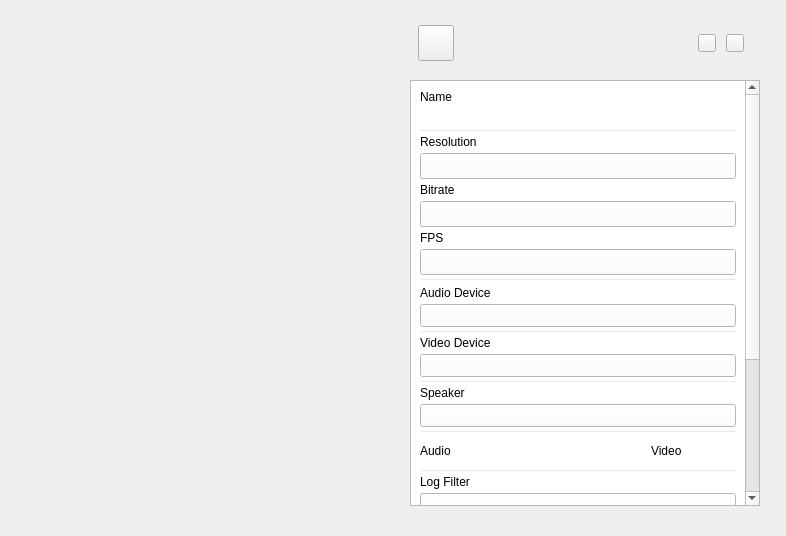
<?xml version="1.0" encoding="UTF-8"?>
<ui version="4.0">
 <class>AVDevice</class>
 <widget class="QMainWindow" name="AVDevice">
  <property name="geometry">
   <rect>
    <x>0</x>
    <y>0</y>
    <width>786</width>
    <height>536</height>
   </rect>
  </property>
  <property name="windowTitle">
   <string>MainWindow</string>
  </property>
  <property name="styleSheet">
   <string notr="true"/>
  </property>
  <widget class="QWidget" name="centralwidget">
   <property name="whatsThis">
    <string/>
   </property>
   <property name="autoFillBackground">
    <bool>false</bool>
   </property>
   <property name="styleSheet">
    <string notr="true">QWidget#centralwidget {
image: url(:/uiresource/OVC-win-config.png);
}</string>
   </property>
   <widget class="QPushButton" name="btn_back">
    <property name="geometry">
     <rect>
      <x>418</x>
      <y>25</y>
      <width>36</width>
      <height>36</height>
     </rect>
    </property>
    <property name="styleSheet">
     <string notr="true">QPushButton:!hover {
width:36px;
height:36px;
border-image: url(:/uiresource/icon-back.png);
image: url(:/uiresource/icon-back.png);
}
QPushButton:hover{
width:36px;
height:36px;
border-image: url(:/uiresource/icon-back hover.png);
image: url(:/uiresource/icon-back hover.png);
}</string>
    </property>
    <property name="text">
     <string/>
    </property>
   </widget>
   <widget class="QPushButton" name="btn_min">
    <property name="geometry">
     <rect>
      <x>698</x>
      <y>34</y>
      <width>18</width>
      <height>18</height>
     </rect>
    </property>
    <property name="styleSheet">
     <string notr="true">QPushButton:!hover {
image: url(:/uiresource/icon-min default.png);
border-image: url(:/uiresource/icon-min default.png);
}

QPushButton:hover {
image: url(:/uiresource/icon-min hover.png);
border-image: url(:/uiresource/icon-min hover.png);
}</string>
    </property>
    <property name="text">
     <string/>
    </property>
   </widget>
   <widget class="QPushButton" name="btn_close">
    <property name="geometry">
     <rect>
      <x>726</x>
      <y>34</y>
      <width>18</width>
      <height>18</height>
     </rect>
    </property>
    <property name="styleSheet">
     <string notr="true">QPushButton:!hover {
image: url(:/uiresource/icon-close default.png);
border-image: url(:/uiresource/icon-close default.png);
}

QPushButton:hover {
image: url(:/uiresource/icon-close hover.png);
border-image: url(:/uiresource/icon-close hover.png);
}</string>
    </property>
    <property name="text">
     <string/>
    </property>
   </widget>
   <widget class="QTextEdit" name="text_name">
    <property name="enabled">
     <bool>true</bool>
    </property>
    <property name="geometry">
     <rect>
      <x>425</x>
      <y>103</y>
      <width>317</width>
      <height>22</height>
     </rect>
    </property>
    <property name="styleSheet">
     <string notr="true">border-image: url(:/uiresource/edit1.png);
font-size:16px;
font-family:HelveticaNeue;
color:rgba(51,51,51,1);
line-height:18px;</string>
    </property>
   </widget>
   <widget class="QScrollArea" name="scrollArea">
    <property name="geometry">
     <rect>
      <x>410</x>
      <y>80</y>
      <width>350</width>
      <height>426</height>
     </rect>
    </property>
    <property name="styleSheet">
     <string notr="true">QScrollArea{
	background-color: rgb(255, 255, 255);
    border:none;
};</string>
    </property>
    <property name="frameShadow">
     <enum>QFrame::Plain</enum>
    </property>
    <property name="horizontalScrollBarPolicy">
     <enum>Qt::ScrollBarAlwaysOff</enum>
    </property>
    <property name="widgetResizable">
     <bool>true</bool>
    </property>
    <property name="alignment">
     <set>Qt::AlignLeading|Qt::AlignLeft|Qt::AlignTop</set>
    </property>
    <widget class="QWidget" name="scrollAreaWidgetContents">
     <property name="geometry">
      <rect>
       <x>0</x>
       <y>0</y>
       <width>324</width>
       <height>722</height>
      </rect>
     </property>
     <property name="styleSheet">
      <string notr="true">background-color: rgb(255, 255, 255);</string>
     </property>
     <layout class="QVBoxLayout" name="verticalLayout">
      <property name="spacing">
       <number>4</number>
      </property>
      <item>
       <layout class="QVBoxLayout" name="verticalLayoutName">
        <item>
         <widget class="QLabel" name="label_Name">
          <property name="styleSheet">
           <string notr="true">QLabel{
font-family: &quot;Arial&quot;; 
font-size: 12px; 
color:rgb(144,144,144);
};</string>
          </property>
          <property name="text">
           <string>Name</string>
          </property>
         </widget>
        </item>
        <item>
         <widget class="QLabel" name="lb_channel">
          <property name="font">
           <font>
            <family>HelveticaNeue</family>
            <pointsize>-1</pointsize>
           </font>
          </property>
          <property name="styleSheet">
           <string notr="true">border-image: url(:/uiresource/edit1.png);
image: url(:/uiresource/edit1.png);
font-size:16px;
font-family:HelveticaNeue;
color:rgba(51,51,51,1);
line-height:18px;</string>
          </property>
          <property name="text">
           <string/>
          </property>
         </widget>
        </item>
       </layout>
      </item>
      <item>
       <widget class="Line" name="line_Name">
        <property name="minimumSize">
         <size>
          <width>0</width>
          <height>1</height>
         </size>
        </property>
        <property name="maximumSize">
         <size>
          <width>16777215</width>
          <height>1</height>
         </size>
        </property>
        <property name="styleSheet">
         <string notr="true">border-top: 1px solid rgb(234, 234, 234);</string>
        </property>
        <property name="frameShadow">
         <enum>QFrame::Plain</enum>
        </property>
        <property name="orientation">
         <enum>Qt::Horizontal</enum>
        </property>
       </widget>
      </item>
      <item>
       <layout class="QVBoxLayout" name="verticalLayoutResolution">
        <item>
         <widget class="QLabel" name="label_3">
          <property name="styleSheet">
           <string notr="true">QLabel{
font-family: &quot;Arial&quot;; 
font-size: 12px;
color:rgb(144,144,144);
};</string>
          </property>
          <property name="text">
           <string>Resolution</string>
          </property>
         </widget>
        </item>
        <item>
         <widget class="QComboBox" name="cb_solution">
          <property name="font">
           <font>
            <family>微软雅黑</family>
            <pointsize>-1</pointsize>
           </font>
          </property>
          <property name="styleSheet">
           <string notr="true">QComboBox {
font-family: &quot;微软雅黑&quot;; 
font-size: 13px; 
padding: 3px 0x 3px 5px;
border-image: url(:/uiresource/box-01.png);
}

QComboBox:hover {
font-family: &quot;微软雅黑&quot;; 
font-size: 13px; 
padding: 3px 0x 3px 5px;
border-image: url(:/uiresource/box-01.png);
}

QComboBox:pressed {
font-family: &quot;微软雅黑&quot;; 
font-size: 13px; 
padding: 3px 0x 3px 5px;
border-image: url(:/uiresource/box-01.png);
}

QComboBox::drop-down {
subcontrol-origin: padding; 
subcontrol-position: top right; width: 30 px; 
border: 0px;
}

QComboBox::down-arrow::!on {
image: url(:/uiresource/dropdow-01.png);
}
QComboBox::down-arrow::hover {
image: url(:/uiresource/dropdown-02.png);
}
QComboBox::down-arrow::on {
image: url(:/uiresource/dropdown-03.png);
}

QListView {
font-family: &quot;微软雅黑&quot;; 
font-size: 13px; 
outline: 0px;
background-image: url(:/uiresource/list.png);
border-image: url(:/uiresource/list.png);
image: url(:/uiresource/list.png);
}

QListView::item {
padding: 3px 0x 3px 5px; 
border-width: 0px;
}

QListView::item:selected {
background-color: rgb(74, 144, 226);
}

</string>
          </property>
         </widget>
        </item>
        <item>
         <layout class="QVBoxLayout" name="verticalLayoutBitrate">
          <item>
           <widget class="QLabel" name="label_13">
            <property name="styleSheet">
             <string notr="true">QLabel{
font-family: &quot;Arial&quot;; 
font-size: 12px;
color:rgb(144,144,144);
};</string>
            </property>
            <property name="text">
             <string>Bitrate</string>
            </property>
           </widget>
          </item>
          <item>
           <widget class="QComboBox" name="cb_bitrate">
            <property name="font">
             <font>
              <family>微软雅黑</family>
              <pointsize>-1</pointsize>
             </font>
            </property>
            <property name="styleSheet">
             <string notr="true">QComboBox {
font-family: &quot;微软雅黑&quot;; 
font-size: 13px; 
padding: 3px 0x 3px 5px;
border-image: url(:/uiresource/box-01.png);
}

QComboBox:hover {
font-family: &quot;微软雅黑&quot;; 
font-size: 13px; 
padding: 3px 0x 3px 5px;
border-image: url(:/uiresource/box-01.png);
}

QComboBox:pressed {
font-family: &quot;微软雅黑&quot;; 
font-size: 13px; 
padding: 3px 0x 3px 5px;
border-image: url(:/uiresource/box-01.png);
}

QComboBox::drop-down {
subcontrol-origin: padding; 
subcontrol-position: top right; width: 30 px; 
border: 0px;
}

QComboBox::down-arrow::!on {
image: url(:/uiresource/dropdow-01.png);
}
QComboBox::down-arrow::hover {
image: url(:/uiresource/dropdown-02.png);
}
QComboBox::down-arrow::on {
image: url(:/uiresource/dropdown-03.png);
}

QListView {
font-family: &quot;微软雅黑&quot;; 
font-size: 13px; 
outline: 0px;
background-image: url(:/uiresource/list.png);
border-image: url(:/uiresource/list.png);
image: url(:/uiresource/list.png);
}

QListView::item {
padding: 3px 0x 3px 5px; 
border-width: 0px;
}

QListView::item:selected {
background-color: rgb(74, 144, 226);
}

</string>
            </property>
           </widget>
          </item>
         </layout>
        </item>
        <item>
         <layout class="QVBoxLayout" name="verticalLayoutFPS">
          <item>
           <widget class="QLabel" name="label_12">
            <property name="styleSheet">
             <string notr="true">QLabel{
font-family: &quot;Arial&quot;; 
font-size: 12px;
color:rgb(144,144,144);
};</string>
            </property>
            <property name="text">
             <string>FPS</string>
            </property>
           </widget>
          </item>
          <item>
           <widget class="QComboBox" name="cb_FPS">
            <property name="font">
             <font>
              <family>微软雅黑</family>
              <pointsize>-1</pointsize>
             </font>
            </property>
            <property name="styleSheet">
             <string notr="true">QComboBox {
font-family: &quot;微软雅黑&quot;; 
font-size: 13px; 
padding: 3px 0x 3px 5px;
border-image: url(:/uiresource/box-01.png);
}

QComboBox:hover {
font-family: &quot;微软雅黑&quot;; 
font-size: 13px; 
padding: 3px 0x 3px 5px;
border-image: url(:/uiresource/box-01.png);
}

QComboBox:pressed {
font-family: &quot;微软雅黑&quot;; 
font-size: 13px; 
padding: 3px 0x 3px 5px;
border-image: url(:/uiresource/box-01.png);
}

QComboBox::drop-down {
subcontrol-origin: padding; 
subcontrol-position: top right; width: 30 px; 
border: 0px;
}

QComboBox::down-arrow::!on {
image: url(:/uiresource/dropdow-01.png);
}
QComboBox::down-arrow::hover {
image: url(:/uiresource/dropdown-02.png);
}
QComboBox::down-arrow::on {
image: url(:/uiresource/dropdown-03.png);
}

QListView {
font-family: &quot;微软雅黑&quot;; 
font-size: 13px; 
outline: 0px;
background-image: url(:/uiresource/list.png);
border-image: url(:/uiresource/list.png);
image: url(:/uiresource/list.png);
}

QListView::item {
padding: 3px 0x 3px 5px; 
border-width: 0px;
}

QListView::item:selected {
background-color: rgb(74, 144, 226);
}

</string>
            </property>
           </widget>
          </item>
         </layout>
        </item>
       </layout>
      </item>
      <item>
       <widget class="Line" name="line_resolution">
        <property name="styleSheet">
         <string notr="true">border-top: 1px solid rgb(234, 234, 234);</string>
        </property>
        <property name="frameShadow">
         <enum>QFrame::Plain</enum>
        </property>
        <property name="orientation">
         <enum>Qt::Horizontal</enum>
        </property>
       </widget>
      </item>
      <item>
       <layout class="QVBoxLayout" name="horizontalLayout_AudioDevice">
        <item>
         <widget class="QLabel" name="label_5">
          <property name="styleSheet">
           <string notr="true">QLabel{
font-family: &quot;Arial&quot;; 
font-size: 12px; 
color:rgb(144,144,144);
};</string>
          </property>
          <property name="text">
           <string>Audio Device</string>
          </property>
         </widget>
        </item>
        <item>
         <widget class="QComboBox" name="cb_audio">
          <property name="styleSheet">
           <string notr="true">QComboBox {
font-family: &quot;微软雅黑&quot;; 
font-size: 13px; 
padding: 3px 0x 3px 5px;
border-image: url(:/uiresource/box-01.png);
}

QComboBox:hover {
font-family: &quot;微软雅黑&quot;; 
font-size: 13px; 
padding: 3px 0x 3px 5px;
border-image: url(:/uiresource/box-01.png);
}

QComboBox:pressed {
font-family: &quot;微软雅黑&quot;; 
font-size: 13px; 
padding: 3px 0x 3px 5px;
border-image: url(:/uiresource/box-01.png);
}

QComboBox::drop-down {
subcontrol-origin: padding; 
subcontrol-position: top right; width: 30 px; 
border: 0px;
}

QComboBox::down-arrow::!on {
image: url(:/uiresource/dropdow-01.png);
}
QComboBox::down-arrow::hover {
image: url(:/uiresource/dropdown-02.png);
}
QComboBox::down-arrow::on {
image: url(:/uiresource/dropdown-03.png);
}

QListView {
font-family: &quot;微软雅黑&quot;; 
font-size: 13px; 
outline: 0px;
background-image: url(:/uiresource/list.png);
border-image: url(:/uiresource/list.png);
image: url(:/uiresource/list.png);
}

QListView::item {
padding: 3px 0x 3px 5px; 
border-width: 0px;
}

QListView::item:selected {
background-color: rgb(74, 144, 226);
}

</string>
          </property>
         </widget>
        </item>
       </layout>
      </item>
      <item>
       <widget class="Line" name="line_AudioDevice">
        <property name="minimumSize">
         <size>
          <width>0</width>
          <height>1</height>
         </size>
        </property>
        <property name="maximumSize">
         <size>
          <width>16777215</width>
          <height>1</height>
         </size>
        </property>
        <property name="styleSheet">
         <string notr="true">border-top: 1px solid rgb(234, 234, 234);</string>
        </property>
        <property name="frameShadow">
         <enum>QFrame::Plain</enum>
        </property>
        <property name="orientation">
         <enum>Qt::Horizontal</enum>
        </property>
       </widget>
      </item>
      <item>
       <layout class="QVBoxLayout" name="verticalLayout_VideoDeice">
        <item>
         <widget class="QLabel" name="label_6">
          <property name="styleSheet">
           <string notr="true">QLabel{
font-family: &quot;Arial&quot;; 
font-size: 12px; 
color:rgb(144,144,144);
};</string>
          </property>
          <property name="text">
           <string>Video Device</string>
          </property>
         </widget>
        </item>
        <item>
         <widget class="QComboBox" name="cb_video">
          <property name="styleSheet">
           <string notr="true">QComboBox {
font-family: &quot;微软雅黑&quot;; 
font-size: 13px; 
padding: 3px 0x 3px 5px;
border-image: url(:/uiresource/box-01.png);
}

QComboBox:hover {
font-family: &quot;微软雅黑&quot;; 
font-size: 13px; 
padding: 3px 0x 3px 5px;
border-image: url(:/uiresource/box-01.png);
}

QComboBox:pressed {
font-family: &quot;微软雅黑&quot;; 
font-size: 13px; 
padding: 3px 0x 3px 5px;
border-image: url(:/uiresource/box-01.png);
}

QComboBox::drop-down {
subcontrol-origin: padding; 
subcontrol-position: top right; width: 30 px; 
border: 0px;
}

QComboBox::down-arrow::!on {
image: url(:/uiresource/dropdow-01.png);
}
QComboBox::down-arrow::hover {
image: url(:/uiresource/dropdown-02.png);
}
QComboBox::down-arrow::on {
image: url(:/uiresource/dropdown-03.png);
}

QListView {
font-family: &quot;微软雅黑&quot;; 
font-size: 13px; 
outline: 0px;
background-image: url(:/uiresource/list.png);
border-image: url(:/uiresource/list.png);
image: url(:/uiresource/list.png);
}

QListView::item {
padding: 3px 0x 3px 5px; 
border-width: 0px;
}

QListView::item:selected {
background-color: rgb(74, 144, 226);
}

</string>
          </property>
         </widget>
        </item>
       </layout>
      </item>
      <item>
       <widget class="Line" name="line_VideoDevice">
        <property name="minimumSize">
         <size>
          <width>0</width>
          <height>1</height>
         </size>
        </property>
        <property name="maximumSize">
         <size>
          <width>16777215</width>
          <height>1</height>
         </size>
        </property>
        <property name="styleSheet">
         <string notr="true">border-top: 1px solid rgb(234, 234, 234);</string>
        </property>
        <property name="frameShadow">
         <enum>QFrame::Plain</enum>
        </property>
        <property name="orientation">
         <enum>Qt::Horizontal</enum>
        </property>
       </widget>
      </item>
      <item>
       <layout class="QVBoxLayout" name="verticalLayout_Speaker">
        <item>
         <widget class="QLabel" name="label_7">
          <property name="styleSheet">
           <string notr="true">QLabel{
font-family: &quot;Arial&quot;; 
font-size: 12px; 
color:rgb(144,144,144);
};</string>
          </property>
          <property name="text">
           <string>Speaker</string>
          </property>
         </widget>
        </item>
        <item>
         <widget class="QComboBox" name="cb_speaker">
          <property name="styleSheet">
           <string notr="true">QComboBox {
font-family: &quot;微软雅黑&quot;; 
font-size: 13px; 
padding: 3px 0x 3px 5px;
border-image: url(:/uiresource/box-01.png);
}

QComboBox:hover {
font-family: &quot;微软雅黑&quot;; 
font-size: 13px; 
padding: 3px 0x 3px 5px;
border-image: url(:/uiresource/box-01.png);
}

QComboBox:pressed {
font-family: &quot;微软雅黑&quot;; 
font-size: 13px; 
padding: 3px 0x 3px 5px;
border-image: url(:/uiresource/box-01.png);
}

QComboBox::drop-down {
subcontrol-origin: padding; 
subcontrol-position: top right; width: 30 px; 
border: 0px;
}

QComboBox::down-arrow::!on {
image: url(:/uiresource/dropdow-01.png);
}
QComboBox::down-arrow::hover {
image: url(:/uiresource/dropdown-02.png);
}
QComboBox::down-arrow::on {
image: url(:/uiresource/dropdown-03.png);
}

QListView {
font-family: &quot;微软雅黑&quot;; 
font-size: 13px; 
outline: 0px;
background-image: url(:/uiresource/list.png);
border-image: url(:/uiresource/list.png);
image: url(:/uiresource/list.png);
}

QListView::item {
padding: 3px 0x 3px 5px; 
border-width: 0px;
}

QListView::item:selected {
background-color: rgb(74, 144, 226);
}

</string>
          </property>
         </widget>
        </item>
       </layout>
      </item>
      <item>
       <widget class="Line" name="line_Speaker">
        <property name="minimumSize">
         <size>
          <width>0</width>
          <height>1</height>
         </size>
        </property>
        <property name="maximumSize">
         <size>
          <width>16777215</width>
          <height>1</height>
         </size>
        </property>
        <property name="styleSheet">
         <string notr="true">border-top: 1px solid rgb(234, 234, 234);</string>
        </property>
        <property name="frameShadow">
         <enum>QFrame::Plain</enum>
        </property>
        <property name="orientation">
         <enum>Qt::Horizontal</enum>
        </property>
       </widget>
      </item>
      <item>
       <layout class="QHBoxLayout" name="horizontalLayout_Audio">
        <item>
         <widget class="QLabel" name="label_8">
          <property name="styleSheet">
           <string notr="true">QLabel{
font-family: &quot;Arial&quot;; 
font-size: 14px; 

};</string>
          </property>
          <property name="text">
           <string>Audio</string>
          </property>
         </widget>
        </item>
        <item>
         <widget class="QPushButton" name="btn_audio">
          <property name="styleSheet">
           <string notr="true">QPushButton:!pressed {
width:50px;
height:30px;
border-radius:19px;
image: url(:/uiresource/switch-open.png);
}</string>
          </property>
          <property name="text">
           <string/>
          </property>
         </widget>
        </item>
        <item>
         <spacer name="horizontalSpacer_7">
          <property name="orientation">
           <enum>Qt::Horizontal</enum>
          </property>
          <property name="sizeHint" stdset="0">
           <size>
            <width>20</width>
            <height>20</height>
           </size>
          </property>
         </spacer>
        </item>
        <item>
         <widget class="QLabel" name="label_9">
          <property name="styleSheet">
           <string notr="true">QLabel{
font-family: &quot;Arial&quot;; 
font-size: 14px; 
};</string>
          </property>
          <property name="text">
           <string>Video</string>
          </property>
         </widget>
        </item>
        <item>
         <widget class="QPushButton" name="btn_video">
          <property name="styleSheet">
           <string notr="true">QPushButton:!pressed {
width:50px;
height:30px;
border-radius:19px;
image: url(:/uiresource/switch-open.png);
}</string>
          </property>
          <property name="text">
           <string/>
          </property>
         </widget>
        </item>
       </layout>
      </item>
      <item>
       <widget class="Line" name="line_Audio">
        <property name="minimumSize">
         <size>
          <width>0</width>
          <height>1</height>
         </size>
        </property>
        <property name="maximumSize">
         <size>
          <width>16777215</width>
          <height>1</height>
         </size>
        </property>
        <property name="styleSheet">
         <string notr="true">border-top: 1px solid rgb(234, 234, 234);</string>
        </property>
        <property name="frameShadow">
         <enum>QFrame::Plain</enum>
        </property>
        <property name="orientation">
         <enum>Qt::Horizontal</enum>
        </property>
       </widget>
      </item>
      <item>
       <layout class="QVBoxLayout" name="verticalLayout_Video">
        <item>
         <widget class="QLabel" name="label_LogFilter">
          <property name="styleSheet">
           <string notr="true">QLabel{
font-family: &quot;Arial&quot;; 
font-size: 12px; 
color:rgb(144,144,144); 
};</string>
          </property>
          <property name="text">
           <string>Log Filter</string>
          </property>
         </widget>
        </item>
        <item>
         <widget class="QComboBox" name="cb_log">
          <property name="styleSheet">
           <string notr="true">QComboBox {
font-family: &quot;微软雅黑&quot;; 
font-size: 13px; 
padding: 3px 0x 3px 5px;
border-image: url(:/uiresource/box-01.png);
}

QComboBox:hover {
font-family: &quot;微软雅黑&quot;; 
font-size: 13px; 
padding: 3px 0x 3px 5px;
border-image: url(:/uiresource/box-01.png);
}

QComboBox:pressed {
font-family: &quot;微软雅黑&quot;; 
font-size: 13px; 
padding: 3px 0x 3px 5px;
border-image: url(:/uiresource/box-01.png);
}

QComboBox::drop-down {
subcontrol-origin: padding; 
subcontrol-position: top right; width: 30 px; 
border: 0px;
}

QComboBox::down-arrow::!on {
image: url(:/uiresource/dropdow-01.png);
}
QComboBox::down-arrow::hover {
image: url(:/uiresource/dropdown-02.png);
}
QComboBox::down-arrow::on {
image: url(:/uiresource/dropdown-03.png);
}

QListView {
font-family: &quot;微软雅黑&quot;; 
font-size: 13px; 
outline: 0px;
background-image: url(:/uiresource/list.png);
border-image: url(:/uiresource/list.png);
image: url(:/uiresource/list.png);
}

QListView::item {
padding: 3px 0x 3px 5px; 
border-width: 0px;
}

QListView::item:selected {
background-color: rgb(74, 144, 226);
}

</string>
          </property>
         </widget>
        </item>
       </layout>
      </item>
      <item>
       <widget class="Line" name="line_Video">
        <property name="minimumSize">
         <size>
          <width>0</width>
          <height>1</height>
         </size>
        </property>
        <property name="maximumSize">
         <size>
          <width>16777215</width>
          <height>1</height>
         </size>
        </property>
        <property name="styleSheet">
         <string notr="true">border-top: 1px solid rgb(234, 234, 234);</string>
        </property>
        <property name="frameShadow">
         <enum>QFrame::Plain</enum>
        </property>
        <property name="orientation">
         <enum>Qt::Horizontal</enum>
        </property>
       </widget>
      </item>
      <item>
       <layout class="QHBoxLayout" name="horizontalLayout_Beauty">
        <item>
         <widget class="QLabel" name="label_10">
          <property name="styleSheet">
           <string notr="true">QLabel{
font-family: &quot;Arial&quot;; 
font-size: 12px; 
color:rgb(144,144,144);
};</string>
          </property>
          <property name="text">
           <string>Beauty Effect</string>
          </property>
         </widget>
        </item>
        <item>
         <spacer name="horizontalSpacer_9">
          <property name="orientation">
           <enum>Qt::Horizontal</enum>
          </property>
          <property name="sizeHint" stdset="0">
           <size>
            <width>20</width>
            <height>20</height>
           </size>
          </property>
         </spacer>
        </item>
        <item>
         <widget class="QPushButton" name="optVideo_Beauty">
          <property name="minimumSize">
           <size>
            <width>50</width>
            <height>30</height>
           </size>
          </property>
          <property name="maximumSize">
           <size>
            <width>50</width>
            <height>30</height>
           </size>
          </property>
          <property name="styleSheet">
           <string notr="true">QPushButton:!hover {
border-image: url(:/uiresource/switch-off.png);
background-image: url(:/uiresource/switch-off.png);
}

QPushButton:hover {
border-image: url(:/uiresource/switch-off.png);
background-image: url(:/uiresource/switch-off.png);
}</string>
          </property>
          <property name="text">
           <string/>
          </property>
          <property name="checkable">
           <bool>false</bool>
          </property>
         </widget>
        </item>
       </layout>
      </item>
      <item>
       <layout class="QHBoxLayout" name="horizontalLayoutResolution_2">
        <item>
         <widget class="QLabel" name="label_4">
          <property name="styleSheet">
           <string notr="true">QLabel{
font-family: &quot;Arial&quot;; 
font-size: 12px; 
color:rgb(144,144,144);
};</string>
          </property>
          <property name="text">
           <string>Contrast Level</string>
          </property>
         </widget>
        </item>
        <item>
         <spacer name="horizontalSpacer_3">
          <property name="orientation">
           <enum>Qt::Horizontal</enum>
          </property>
          <property name="sizeHint" stdset="0">
           <size>
            <width>20</width>
            <height>20</height>
           </size>
          </property>
         </spacer>
        </item>
        <item>
         <widget class="QComboBox" name="cbContrastLevel">
          <property name="minimumSize">
           <size>
            <width>194</width>
            <height>32</height>
           </size>
          </property>
          <property name="maximumSize">
           <size>
            <width>194</width>
            <height>32</height>
           </size>
          </property>
          <property name="styleSheet">
           <string notr="true">QComboBox {
font-family: &quot;微软雅黑&quot;; 
font-size: 13px; 
padding: 3px 0x 3px 5px;
border-image: url(:/uiresource/box-01.png);
}

QComboBox:hover {
font-family: &quot;微软雅黑&quot;; 
font-size: 13px; 
padding: 3px 0x 3px 5px;
border-image: url(:/uiresource/box-01.png);
}

QComboBox:pressed {
font-family: &quot;微软雅黑&quot;; 
font-size: 13px; 
padding: 3px 0x 3px 5px;
border-image: url(:/uiresource/box-01.png);
}

QComboBox::drop-down {
subcontrol-origin: padding; 
subcontrol-position: top right; width: 30 px; 
border: 0px;
}

QComboBox::down-arrow::!on {
image: url(:/uiresource/dropdow-01.png);
}
QComboBox::down-arrow::hover {
image: url(:/uiresource/dropdown-02.png);
}
QComboBox::down-arrow::on {
image: url(:/uiresource/dropdown-03.png);
}

QListView {
font-family: &quot;微软雅黑&quot;; 
font-size: 13px; 
outline: 0px;
background-image: url(:/uiresource/list.png);
border-image: url(:/uiresource/list.png);
image: url(:/uiresource/list.png);
}

QListView::item {
padding: 3px 0x 3px 5px; 
border-width: 0px;
}

QListView::item:selected {
background-color: rgb(74, 144, 226);
}

</string>
          </property>
         </widget>
        </item>
       </layout>
      </item>
      <item>
       <layout class="QVBoxLayout" name="verticalLayout_Lightening">
        <item>
         <widget class="QLabel" name="labelLightening">
          <property name="styleSheet">
           <string notr="true">QLabel{
font-family: &quot;Arial&quot;; 
font-size: 12px; 
color:rgb(144,144,144);
};</string>
          </property>
          <property name="text">
           <string>Lightening(0.00)</string>
          </property>
         </widget>
        </item>
        <item>
         <widget class="QSlider" name="horizontalSliderLightening">
          <property name="styleSheet">
           <string notr="true">QSlider::groove:horizontal {                           
     border:1px;
     border-color: rgba(240,240,240,255);
     border-radius:3px;                  
     height: 6px;                                     
     margin: 0px 0;                                   
     left: 4px; right: 4px;
     background: rgba(240,240,240,255);                   
 }     
QSlider::handle:horizontal { 
  
	background-image: url(:/uiresource/slider.png);
    background-repeat: none; background-position: center;
    width: 20px;
    height: 20px;
    margin: -9px 0;
}
QSlider::sub-page:horizontal{   
     border:1px;
     border-color: #44A2FC;
    border-radius:3px;                    
    background:  #44A2FC;
};</string>
          </property>
          <property name="maximum">
           <number>100</number>
          </property>
          <property name="singleStep">
           <number>1</number>
          </property>
          <property name="pageStep">
           <number>10</number>
          </property>
          <property name="orientation">
           <enum>Qt::Horizontal</enum>
          </property>
         </widget>
        </item>
       </layout>
      </item>
      <item>
       <layout class="QVBoxLayout" name="verticalLayout_Smooth">
        <item>
         <widget class="QLabel" name="labelSmoothness">
          <property name="styleSheet">
           <string notr="true">QLabel{
font-family: &quot;Arial&quot;; 
font-size: 12px; 
color:rgb(144,144,144);
};</string>
          </property>
          <property name="text">
           <string>Smoothness(0.00)</string>
          </property>
         </widget>
        </item>
        <item>
         <widget class="QSlider" name="horizontalSlider_Smoothness">
          <property name="styleSheet">
           <string notr="true">QSlider::groove:horizontal {                           
     border:1px;
     border-color: rgba(240,240,240,255);
     border-radius:3px;                  
     height: 6px;                                     
     margin: 0px 0;                                   
     left: 4px; right: 4px;
     background: rgba(240,240,240,255);                   
 }     
QSlider::handle:horizontal { 
  
	background-image: url(:/uiresource/slider.png);
    background-repeat: none; background-position: center;
    width: 20px;
    height: 20px;
    margin: -9px 0;
}
QSlider::sub-page:horizontal{   
     border:1px;
     border-color: #44A2FC;
    border-radius:3px;                    
    background:  #44A2FC;
};</string>
          </property>
          <property name="maximum">
           <number>100</number>
          </property>
          <property name="singleStep">
           <number>1</number>
          </property>
          <property name="pageStep">
           <number>10</number>
          </property>
          <property name="orientation">
           <enum>Qt::Horizontal</enum>
          </property>
         </widget>
        </item>
       </layout>
      </item>
      <item>
       <layout class="QVBoxLayout" name="verticalLayout_Redness">
        <item>
         <widget class="QLabel" name="labelRedness">
          <property name="styleSheet">
           <string notr="true">QLabel{
font-family: &quot;Arial&quot;; 
font-size: 12px; 
color:rgb(144,144,144);
};</string>
          </property>
          <property name="text">
           <string>Redness(0.00)</string>
          </property>
         </widget>
        </item>
        <item>
         <widget class="QSlider" name="horizontalSlider_Redness">
          <property name="styleSheet">
           <string notr="true">QSlider::groove:horizontal {                           
     border:1px;
     border-color: rgba(240,240,240,255);
     border-radius:3px;                  
     height: 6px;                                     
     margin: 0px 0;                                   
     left: 4px; right: 4px;
     background: rgba(240,240,240,255);                   
 }     
QSlider::handle:horizontal { 
  
	background-image: url(:/uiresource/slider.png);
    background-repeat: none; background-position: center;
    width: 20px;
    height: 20px;
    margin: -9px 0;
}
QSlider::sub-page:horizontal{   
     border:1px;
     border-color: #44A2FC;
    border-radius:3px;                    
    background:  #44A2FC;
};</string>
          </property>
          <property name="maximum">
           <number>100</number>
          </property>
          <property name="singleStep">
           <number>1</number>
          </property>
          <property name="pageStep">
           <number>10</number>
          </property>
          <property name="orientation">
           <enum>Qt::Horizontal</enum>
          </property>
         </widget>
        </item>
       </layout>
      </item>
      <item>
       <widget class="Line" name="line_BeautyEnd">
        <property name="minimumSize">
         <size>
          <width>0</width>
          <height>1</height>
         </size>
        </property>
        <property name="maximumSize">
         <size>
          <width>16777215</width>
          <height>1</height>
         </size>
        </property>
        <property name="styleSheet">
         <string notr="true">border-top: 1px solid rgb(234, 234, 234);</string>
        </property>
        <property name="frameShadow">
         <enum>QFrame::Plain</enum>
        </property>
        <property name="orientation">
         <enum>Qt::Horizontal</enum>
        </property>
       </widget>
      </item>
     </layout>
    </widget>
   </widget>
  </widget>
 </widget>
 <resources/>
 <connections/>
</ui>
